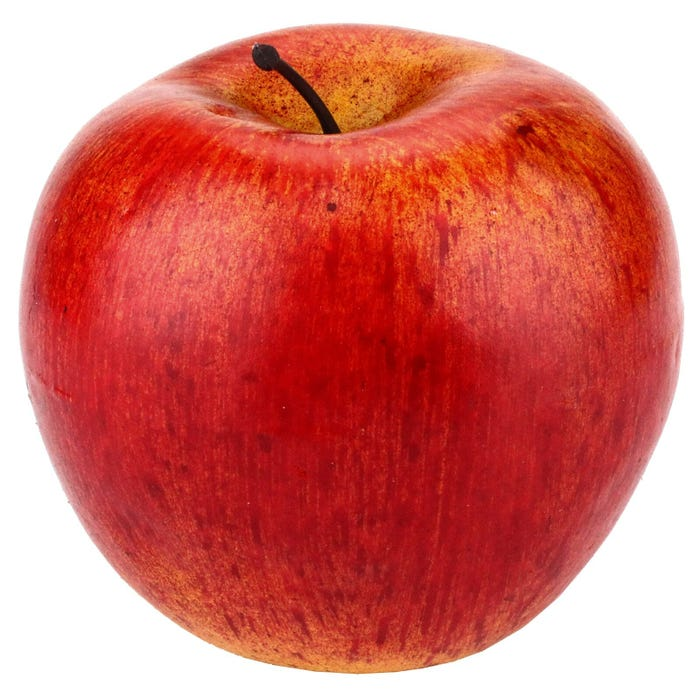
#> input picture assets/red.jpg, 700 x 700 px, found by its file name
$ python dominant_color.py assets/red.jpg
#> lines starting #> are read from the running program, lines starting #| are printed output that depends on the picture
'''
Parsing dominant color tool
python3 utils/dominant_color.py assets/red.jpg
'''
import os
import sys
import cv2
import numpy as np

IMG_PATH = sys.argv[1] # image path
NUM_CLUSTER = 3 # number of cluster

def create_colorbar(label,center):
    '''
    create colorbar
    '''
    bars = []
    SIZE = 100

    pixel_labels = list(label.flatten())
    num_cluster = len(set(pixel_labels))
    # print('num_cluster:',num_cluster)

    value_dict = {}
    pixel_counts = []
    total = 0
    color = (127,50,127)
    font_size = 0.3
    thickness = 1

    for i in range(num_cluster):
        pixel_no = pixel_labels.count(i)
        pixel_counts.append(pixel_no)
        #print('label:',i,'value:',center[i],'quantity',pixel_no)
        value_dict[pixel_no] = i
        total += pixel_no

    # sort values
    sorted_pixel_counts = sorted(pixel_counts)
    #print(sorted_pixel_counts

    # create colorbar
    for count_value in sorted_pixel_counts:
        bar = np.zeros((SIZE,SIZE,3),np.uint8)
        # get current image
        current_index = value_dict[count_value]
        current_color = np.uint8(center[current_index])
        #print('index:',current_index,'color:',current_color)
        bar[:] = current_color
        cv2.putText(bar,str(round(count_value/total,2)),(10,30), cv2.FONT_HERSHEY_SIMPLEX,\
        font_size, color, 1, cv2.LINE_AA)
        cv2.putText(bar,str(current_color),(10,50), cv2.FONT_HERSHEY_SIMPLEX,\
        font_size, color, thickness, cv2.LINE_AA)
        bars.append(bar)

    colorbar = np.hstack(bars)

    return colorbar

# read the image
img = cv2.imread(IMG_PATH)
#> img is the input picture: shape (700, 700, 3); mean B, G, R 108.8, 115.8, 214
img = cv2.cvtColor(img,cv2.COLOR_BGR2RGB)
# reshape the image
Z = img.reshape((-1,3))
# convert to np.float32
Z = np.float32(Z)
# define criteria, number of clusters and apply kmeans
criteria = (cv2.TERM_CRITERIA_EPS + cv2.TERM_CRITERIA_MAX_ITER, 10, 1.0)
# kmeans
ret, label, center = cv2.kmeans(Z, NUM_CLUSTER, None, criteria, 10, cv2.KMEANS_RANDOM_CENTERS)
#> ret = 501185016.1; center = [[221.9, 101.7, 79.94], [182.1, 30.09, 26.59], [254.7, 253.3, 253.1]]

# parsing color
colorbar = create_colorbar(label,center)
#> in create_colorbar, `pixel_labels = list(label.flatten())`: pixel_labels = 490000 items
#> in create_colorbar, `num_cluster = len(set(pixel_labels))`: num_cluster = 3
#> the loop in create_colorbar, `for i in range(num_cluster):` made 3 passes
#> (pixel_no, total) on passes 1 to 3: (121602, 121602), (218922, 340524), (149476, 490000)
#> after the loop in create_colorbar, `for i in range(num_cluster):`: pixel_counts = [121602, 218922, 149476]; total = 490000; value_dict = {121602: 0, 218922: 1, 149476: 2}
#> in create_colorbar, `sorted_pixel_counts = sorted(pixel_counts)`: sorted_pixel_counts = [121602, 149476, 218922]
#> the loop in create_colorbar, `for count_value in sorted_pixel_counts:` made 3 passes
#> (count_value, current_index, current_color) on passes 1 to 3: (121602, 0, [221, 101, 79]), (149476, 2, [254, 253, 253]), (218922, 1, [182, 30, 26])
#> after the loop in create_colorbar, `for count_value in sorted_pixel_counts:`:
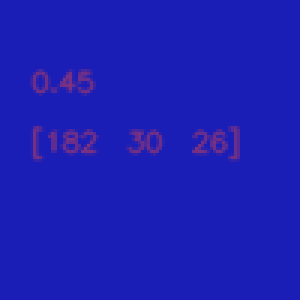
#> bar: shape (100, 100, 3) (shown 3 times larger); mean of channels 0, 1, 2 180.7, 30.5, 28.4; drawn as B, G, R
#> after the loop in create_colorbar, `for count_value in sorted_pixel_counts:`: bars = 3 items
#> in create_colorbar, `colorbar = np.hstack(bars)`:
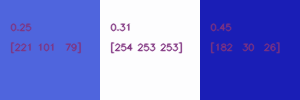
#> colorbar: shape (100, 300, 3); mean of channels 0, 1, 2 216.7, 126, 119.4; drawn as B, G, R

# now convert back into uint8, and make original image
center = np.uint8(center)
#> center = [[221, 101, 79], [182, 30, 26], [254, 253, 253]]
res = center[label.flatten()]
res = res.reshape(img.shape)
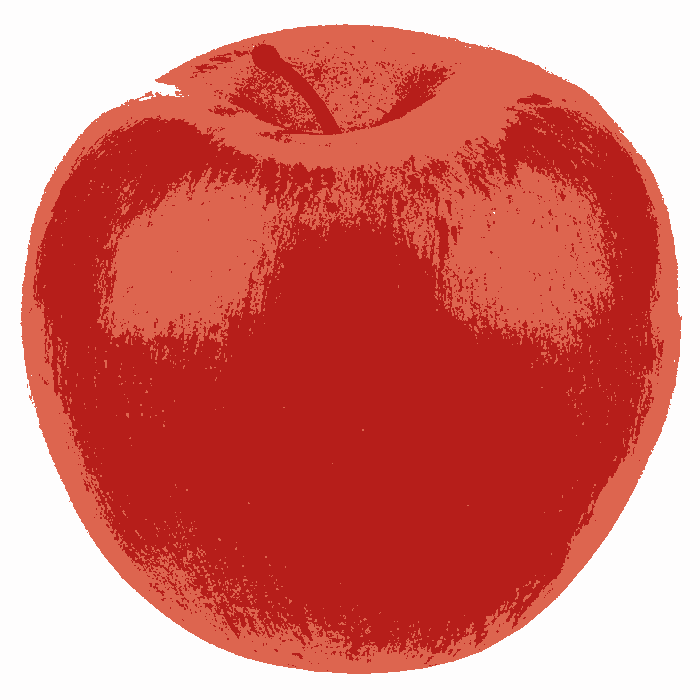
#> res: shape (700, 700, 3); mean R, G, B 213.6, 115.6, 108.4
res = np.hstack([img,res])
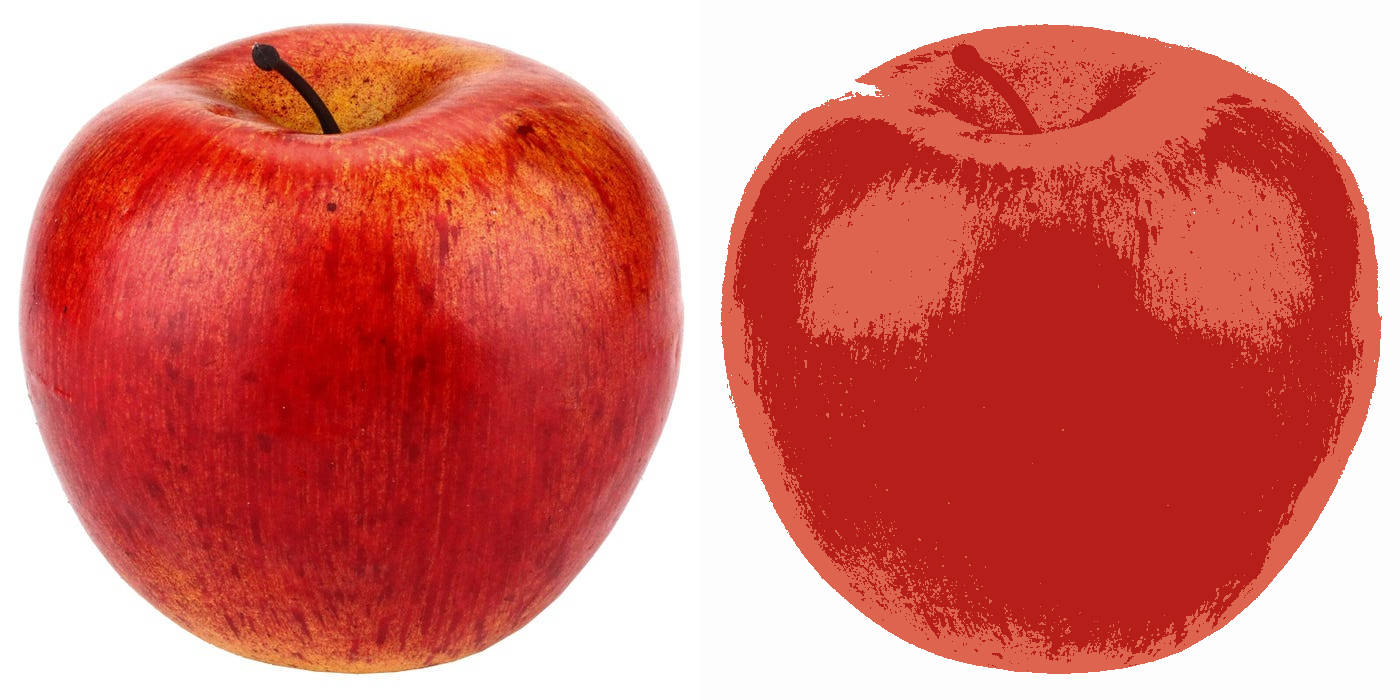
#> res: shape (700, 1400, 3); mean R, G, B 213.8, 115.7, 108.6

# display
cv2.imshow('res',cv2.cvtColor(res,cv2.COLOR_RGB2BGR))
cv2.imshow('colorbar',cv2.cvtColor(colorbar,cv2.COLOR_RGB2BGR))
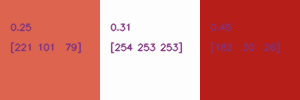
#> window 'colorbar': shape (100, 300, 3); mean B, G, R 119.4, 126, 216.7
k = cv2.waitKey()
#> (key Esc is pressed here)
cv2.destroyAllWindows()

$ run again, with assets/green.jpg copied over assets/red.jpg
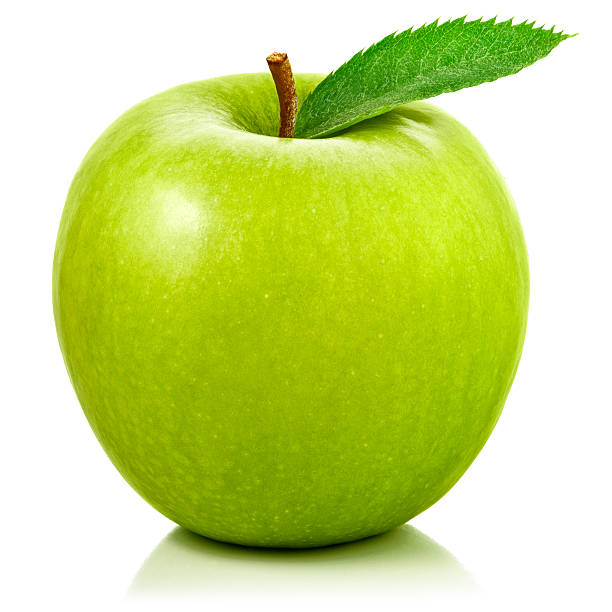
#> input picture assets/green.jpg, 612 x 612 px, found by its file name
#> img is the input picture: shape (612, 612, 3); mean B, G, R 129.5, 220.4, 202.8
#> `ret, label, center = cv2.kmeans(Z, NUM_CLUSTER, None, criteria, 10, cv..`: ret = 528426191.7; center = [[123.1, 161.4, 6.1], [252.7, 253.8, 248.6], [185.9, 214, 32.63]]
#> pixel_labels = 374544 items
#> num_cluster = 3
#> the loop in create_colorbar, `for i in range(num_cluster):` made 3 passes
#> (pixel_no, total) on passes 1 to 3: (88233, 88233), (179347, 267580), (106964, 374544)
#> after the loop in create_colorbar, `for i in range(num_cluster):`: pixel_counts = [88233, 179347, 106964]; total = 374544; value_dict = {88233: 0, 179347: 1, 106964: 2}
#> sorted_pixel_counts = [88233, 106964, 179347]
#> the loop in create_colorbar, `for count_value in sorted_pixel_counts:` made 3 passes
#> (count_value, current_index, current_color) on passes 1 to 3: (88233, 0, [123, 161, 6]), (106964, 2, [185, 213, 32]), (179347, 1, [252, 253, 248])
#> after the loop in create_colorbar, `for count_value in sorted_pixel_counts:`:
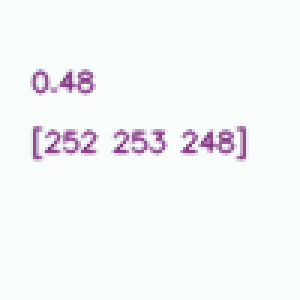
#> bar: shape (100, 100, 3) (shown 3 times larger); mean of channels 0, 1, 2 248.4, 247.2, 244.6; drawn as B, G, R
#> after the loop in create_colorbar, `for count_value in sorted_pixel_counts:`: bars = 3 items
#> `center = np.uint8(center)`: center = [[123, 161, 6], [252, 253, 248], [185, 213, 32]]
#> `cv2.imshow('colorbar',cv2.cvtColor(colorbar,cv2.COLOR_RGB2BGR))`:
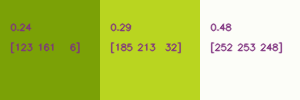
#> window 'colorbar': shape (100, 300, 3); mean B, G, R 95.8, 204.9, 185
